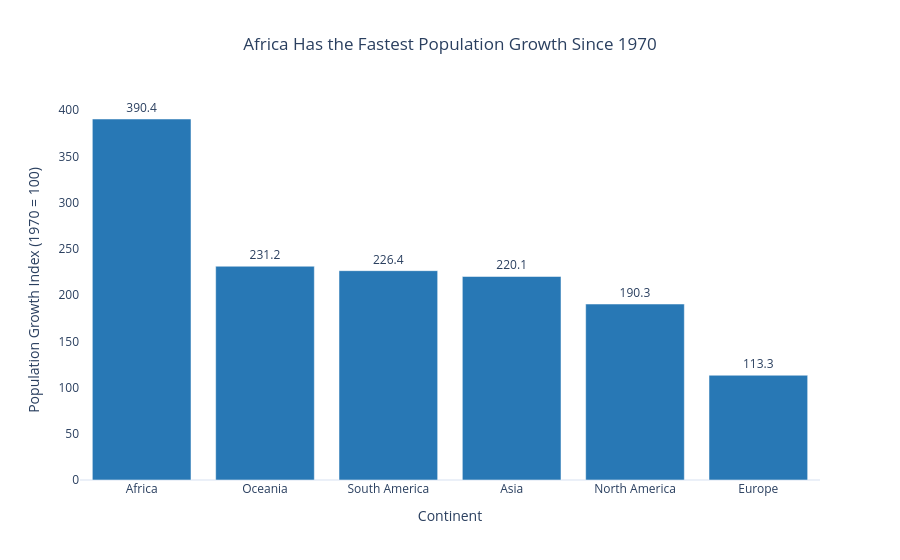

Notebook source saved alongside this figure:
### Markdown cell above
**Justification:** 

I'd like to go with a vertical bar chart to compare the population growth of continents from 1970 to 2022. I used 1970 as the baseline (100) to make the comparison fair. The continents are shown in grey to represent its growth.

### Code cell
# Q1 - Which continent is growing fastest?

# Calculate total population by continent and year
continent_pop = (
    df_long.groupby(['Continent', 'Year'])['Population']
    .sum()
    .reset_index()
)

# Calculate growth index (1970 = 100)
continent_pop['Growth_Index'] = (
    continent_pop['Population'] /
    continent_pop.groupby('Continent')['Population'].transform('first')
) * 100

# Get 2022 growth index and sort
growth_2022 = (
    continent_pop[continent_pop['Year'] == 2022]
    .sort_values('Growth_Index', ascending=False)
)

# Identify fastest-growing continent
fastest = growth_2022.iloc[0]['Continent']

# Create vertical bar chart
fig = px.bar(
    growth_2022,
    x='Continent',
    y='Growth_Index',
    text='Growth_Index',
    title=f'{fastest} Has the Fastest Population Growth Since 1970',
    labels={
        'Growth_Index': 'Population Growth Index (1970 = 100)',
        'Continent': 'Continent'
    }
)

fig.update_traces(
    marker_color='#2878B5',
    texttemplate='%{text:.1f}',
    textposition='outside'
)

fig.update_layout(
    template='plotly_white',
    title_x=0.5,
    showlegend=False,
    xaxis_showgrid=False,
    yaxis_showgrid=False
)

fig.show()

print("Fastest-growing continent:", fastest)

### Figure 1 — Plotly figure (JSON) as saved in the notebook; plotly's stock layout.template omitted (floating-point values rounded to 4 significant figures)
{"data": [{"hovertemplate": "Continent=%{x}<br>Population Growth Index (1970 = 100)=%{text}<extra></extra>", "legendgroup": "", "marker": {"color": "#2878B5", "pattern": {"shape": ""}}, "name": "", "orientation": "v", "showlegend": false, "text": [390.4, 231.2, 226.4, 220.1, 190.3, 113.3], "textposition": "outside", "texttemplate": "%{text:.1f}", "type": "bar", "x": ["Africa", "Oceania", "South America", "Asia", "North America", "Europe"], "xaxis": "x", "y": [390.4, 231.2, 226.4, 220.1, 190.3, 113.3], "yaxis": "y"}], "layout": {"barmode": "relative", "legend": {"tracegroupgap": 0}, "showlegend": false, "title": {"text": "Africa Has the Fastest Population Growth Since 1970", "x": 0.5}, "xaxis": {"anchor": "y", "domain": [0, 1], "showgrid": false, "title": {"text": "Continent"}}, "yaxis": {"anchor": "x", "domain": [0, 1], "showgrid": false, "title": {"text": "Population Growth Index (1970 = 100)"}}}}
